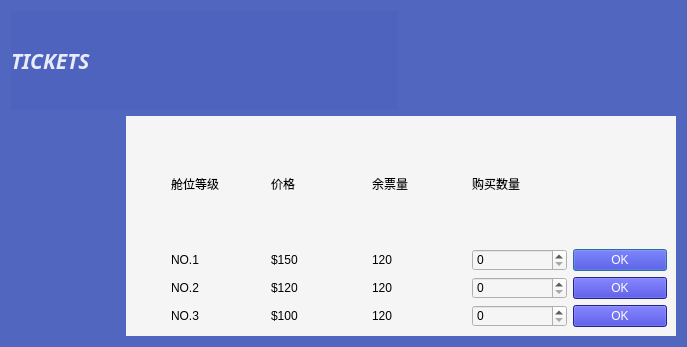
<?xml version="1.0" encoding="UTF-8"?>
<ui version="4.0">
 <class>chooseTicketDialog</class>
 <widget class="QDialog" name="chooseTicketDialog">
  <property name="geometry">
   <rect>
    <x>0</x>
    <y>0</y>
    <width>687</width>
    <height>347</height>
   </rect>
  </property>
  <property name="windowTitle">
   <string>Dialog</string>
  </property>
  <property name="styleSheet">
   <string notr="true">background-color: rgb(151, 154, 208);
background-color: rgba(78, 99, 189,220);</string>
  </property>
  <layout class="QGridLayout" name="gridLayout_2">
   <item row="0" column="0" colspan="2">
    <widget class="QLabel" name="label_17">
     <property name="font">
      <font>
       <family>Segoe UI Semibold</family>
       <pointsize>16</pointsize>
       <weight>75</weight>
       <italic>true</italic>
       <bold>true</bold>
      </font>
     </property>
     <property name="styleSheet">
      <string notr="true">color: rgb(172, 172, 255);
color: rgb(11, 35, 255);
color: rgb(234, 235, 249);</string>
     </property>
     <property name="text">
      <string>TICKETS</string>
     </property>
    </widget>
   </item>
   <item row="0" column="2">
    <spacer name="verticalSpacer">
     <property name="orientation">
      <enum>Qt::Vertical</enum>
     </property>
     <property name="sizeHint" stdset="0">
      <size>
       <width>20</width>
       <height>47</height>
      </size>
     </property>
    </spacer>
   </item>
   <item row="1" column="0">
    <spacer name="horizontalSpacer">
     <property name="orientation">
      <enum>Qt::Horizontal</enum>
     </property>
     <property name="sizeType">
      <enum>QSizePolicy::Expanding</enum>
     </property>
     <property name="sizeHint" stdset="0">
      <size>
       <width>11</width>
       <height>20</height>
      </size>
     </property>
    </spacer>
   </item>
   <item row="1" column="1" colspan="2">
    <widget class="QWidget" name="widget" native="true">
     <property name="minimumSize">
      <size>
       <width>550</width>
       <height>220</height>
      </size>
     </property>
     <property name="styleSheet">
      <string notr="true">
background-color: rgb(245, 245, 245);</string>
     </property>
     <layout class="QGridLayout" name="gridLayout">
      <item row="0" column="1">
       <widget class="QLabel" name="label_2">
        <property name="text">
         <string>舱位等级</string>
        </property>
       </widget>
      </item>
      <item row="0" column="2">
       <widget class="QLabel" name="label_3">
        <property name="text">
         <string>价格</string>
        </property>
       </widget>
      </item>
      <item row="0" column="3">
       <widget class="QLabel" name="label_4">
        <property name="text">
         <string>余票量</string>
        </property>
       </widget>
      </item>
      <item row="0" column="4">
       <widget class="QLabel" name="label_5">
        <property name="text">
         <string>购买数量</string>
        </property>
       </widget>
      </item>
      <item row="1" column="0">
       <widget class="QLabel" name="label">
        <property name="maximumSize">
         <size>
          <width>30</width>
          <height>30</height>
         </size>
        </property>
        <property name="text">
         <string/>
        </property>
        <property name="pixmap">
         <pixmap resource="image.qrc">:/new/prefix1/icon1.png</pixmap>
        </property>
        <property name="scaledContents">
         <bool>true</bool>
        </property>
       </widget>
      </item>
      <item row="1" column="1">
       <widget class="QLabel" name="label_6">
        <property name="text">
         <string>NO.1</string>
        </property>
       </widget>
      </item>
      <item row="1" column="2">
       <widget class="QLabel" name="label_9">
        <property name="text">
         <string>$150</string>
        </property>
       </widget>
      </item>
      <item row="1" column="3">
       <widget class="QLabel" name="num1">
        <property name="text">
         <string>120</string>
        </property>
       </widget>
      </item>
      <item row="1" column="4">
       <widget class="QSpinBox" name="spinBox1"/>
      </item>
      <item row="1" column="5">
       <widget class="QPushButton" name="buy1">
        <property name="styleSheet">
         <string notr="true">
background-color: rgb(46, 46, 202);
color: rgb(255, 255, 255);</string>
        </property>
        <property name="text">
         <string>OK</string>
        </property>
       </widget>
      </item>
      <item row="2" column="0">
       <widget class="QLabel" name="label_15">
        <property name="maximumSize">
         <size>
          <width>30</width>
          <height>30</height>
         </size>
        </property>
        <property name="text">
         <string/>
        </property>
        <property name="pixmap">
         <pixmap resource="image.qrc">:/new/prefix1/icon1.png</pixmap>
        </property>
        <property name="scaledContents">
         <bool>true</bool>
        </property>
       </widget>
      </item>
      <item row="2" column="1">
       <widget class="QLabel" name="label_7">
        <property name="text">
         <string>NO.2</string>
        </property>
       </widget>
      </item>
      <item row="2" column="2">
       <widget class="QLabel" name="label_10">
        <property name="text">
         <string>$120</string>
        </property>
       </widget>
      </item>
      <item row="2" column="3">
       <widget class="QLabel" name="num2">
        <property name="text">
         <string>120</string>
        </property>
       </widget>
      </item>
      <item row="2" column="4">
       <widget class="QSpinBox" name="spinBox2"/>
      </item>
      <item row="2" column="5">
       <widget class="QPushButton" name="buy2">
        <property name="styleSheet">
         <string notr="true">background-color: rgb(46, 46, 202);
color: rgb(255, 255, 255);</string>
        </property>
        <property name="text">
         <string>OK</string>
        </property>
       </widget>
      </item>
      <item row="3" column="0">
       <widget class="QLabel" name="label_16">
        <property name="maximumSize">
         <size>
          <width>30</width>
          <height>30</height>
         </size>
        </property>
        <property name="text">
         <string/>
        </property>
        <property name="pixmap">
         <pixmap resource="image.qrc">:/new/prefix1/icon1.png</pixmap>
        </property>
        <property name="scaledContents">
         <bool>true</bool>
        </property>
       </widget>
      </item>
      <item row="3" column="1">
       <widget class="QLabel" name="label_8">
        <property name="text">
         <string>NO.3</string>
        </property>
       </widget>
      </item>
      <item row="3" column="2">
       <widget class="QLabel" name="label_11">
        <property name="text">
         <string>$100</string>
        </property>
       </widget>
      </item>
      <item row="3" column="3">
       <widget class="QLabel" name="num3">
        <property name="text">
         <string>120</string>
        </property>
       </widget>
      </item>
      <item row="3" column="4">
       <widget class="QSpinBox" name="spinBox3"/>
      </item>
      <item row="3" column="5">
       <widget class="QPushButton" name="buy3">
        <property name="styleSheet">
         <string notr="true">background-color: rgb(46, 46, 202);
color: rgb(255, 255, 255);</string>
        </property>
        <property name="text">
         <string>OK</string>
        </property>
       </widget>
      </item>
     </layout>
    </widget>
   </item>
  </layout>
 </widget>
 <resources>
  <include location="image.qrc"/>
 </resources>
 <connections/>
</ui>
